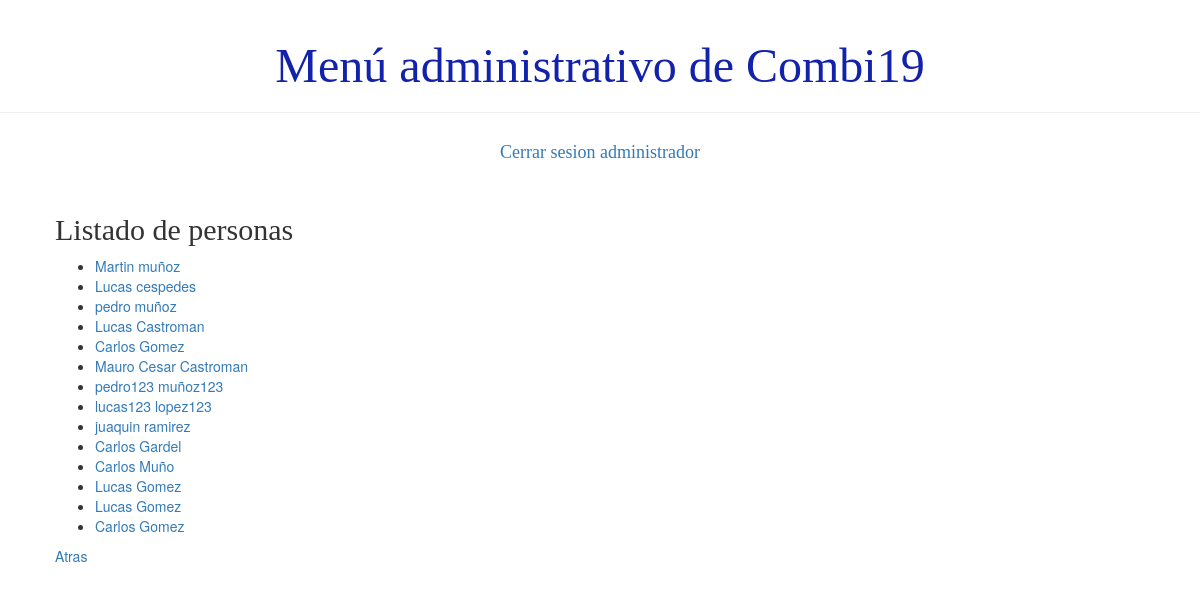
/usuario/listaPersona/ (signed in), run on an earlier commit of the app's database.
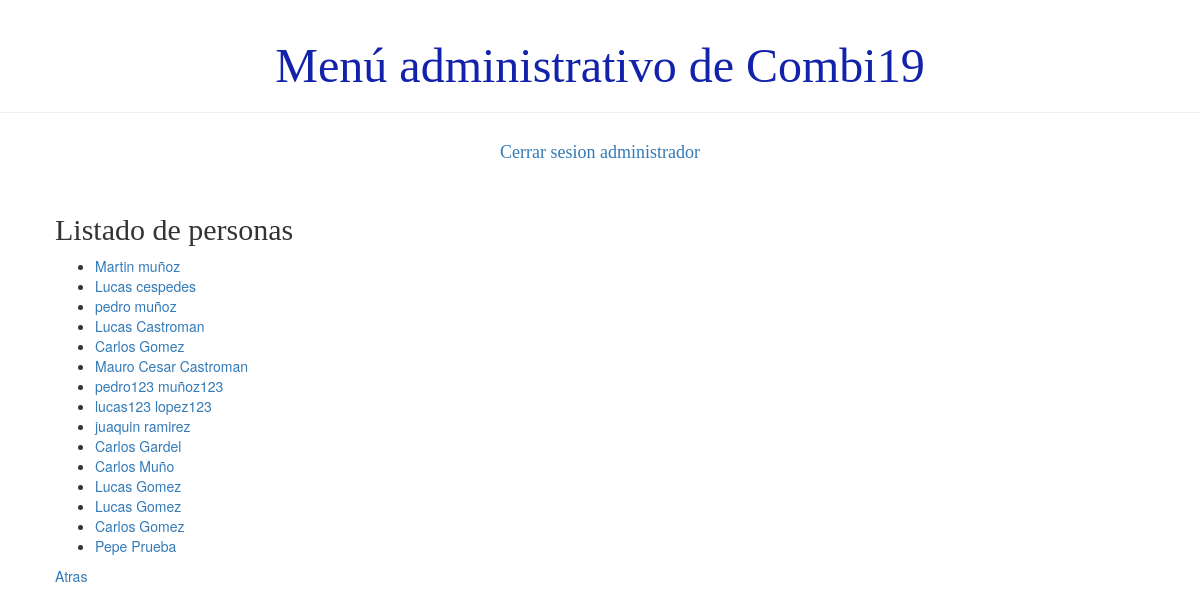
And on a later commit of the database.
### demo1/models.py (models this page shows)
class Persona(models.Model):
    usuario = models.ForeignKey('auth.User', on_delete=models.CASCADE)
    dni = models.IntegerField()
    telefono = models.BigIntegerField()
    activo = models.BooleanField(default=True)
    def __str__(self):
        return '%s %s' % (self.usuario.first_name, self.usuario.last_name)

### demo1/views.py (the view)
# urls.py: path('usuario/listaPersona/', views.listado_persona, name= 'listado_persona'),
def listado_persona(request):
    personas= Persona.objects.all()
    return render(request, 'demo1/listados/listado_persona.html', {'personas':personas})

### demo1/templates/demo1/listados/listado_persona.html
{% extends 'demo1/base.html' %}
{% block content %}
    <h2>Listado de personas</h2>
    <div>
        <ul>
        {% for persona in personas %}
            <li><a href="">{{ persona }}</a></li>
        {% endfor %}
        </ul>
    </div>
    <div><a href="{% url 'principal' %}">Atras</a></div>
{% endblock %}

What changed in the data, as far as the page shows it:
added Persona: usuario.last_name "Pepe Prueba"
